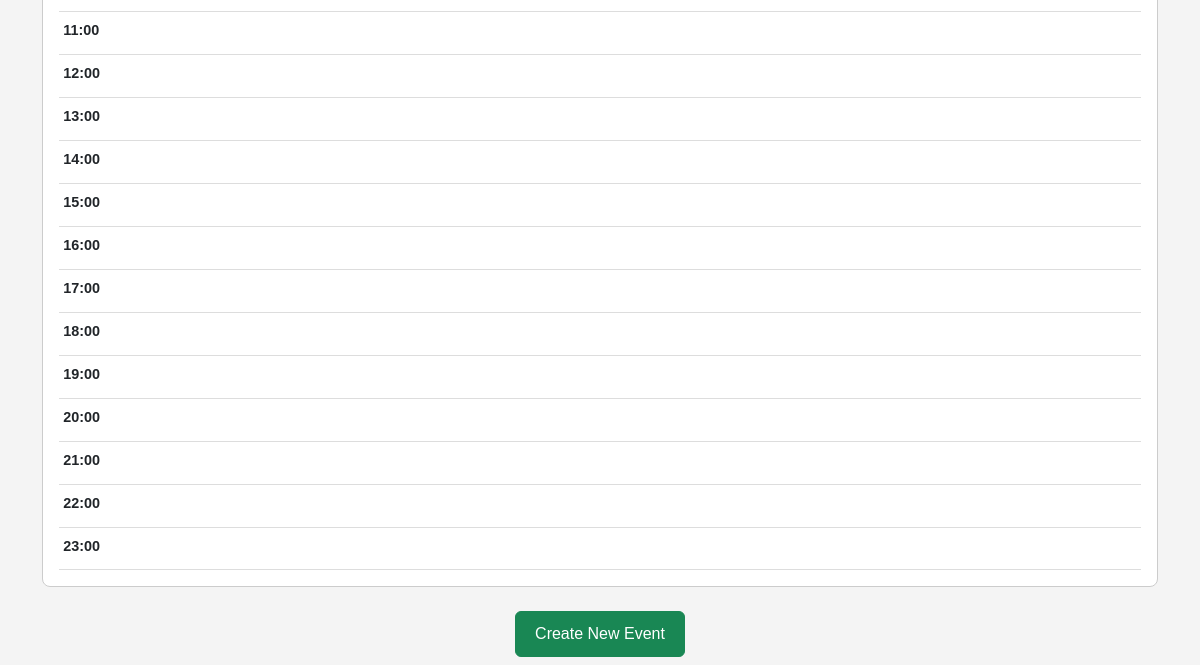
Before: /events?view=daily&direction=current (signed in, lower part) with the older database file.
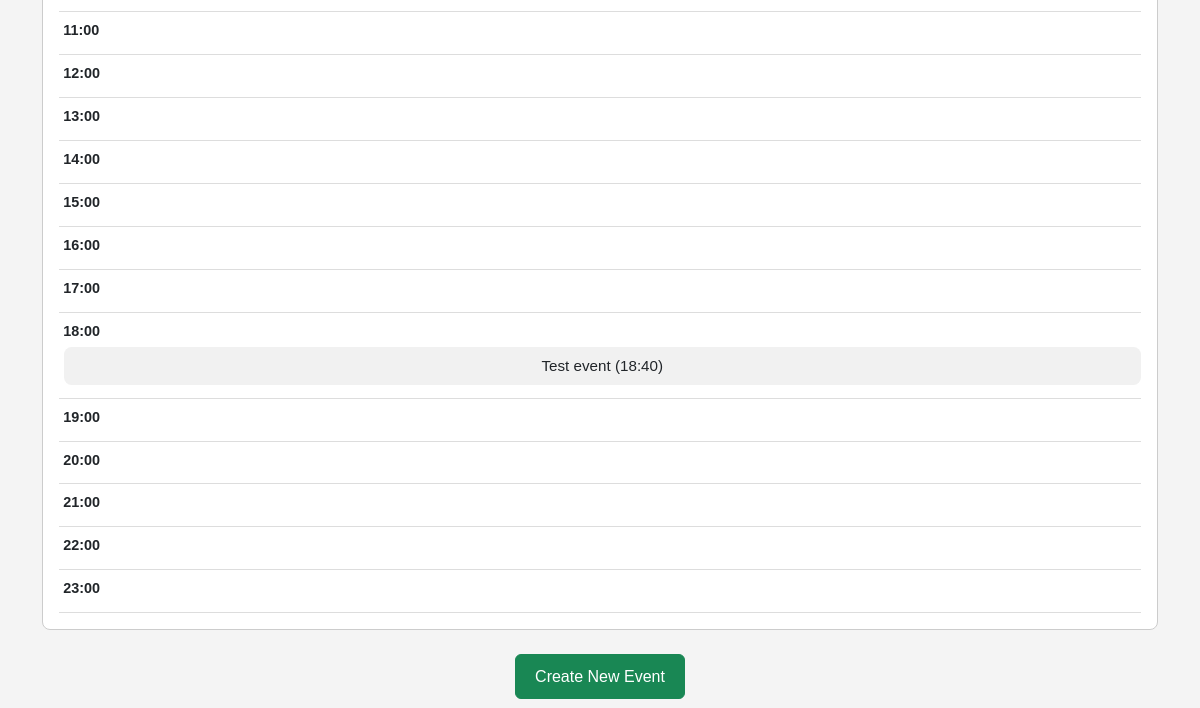
After: the same page with the newer database file.
### main.py (models this page shows)
class Event(db.Model):
    id = db.Column(db.Integer, primary_key=True)
    title = db.Column(db.String(100), nullable=False)
    date = db.Column(db.String(10), nullable=False)
    time = db.Column(db.String(5), nullable=False)
    description = db.Column(db.String(255), nullable=True)
    location = db.Column(db.String(255), nullable=True)
    user_id = db.Column(db.Integer, db.ForeignKey('user.id'), nullable=False)
    user = db.relationship('User', backref=db.backref('events', lazy=True))

### main.py (the view, shortened to what this page needs)
@app.route('/events', methods=['GET'])
def events():
    today = datetime.today()
    view = request.args.get('view', 'weekly')
    direction = request.args.get('direction', 'current')
    jump_to_date = request.args.get('jump_to_date')
    search_event = request.args.get('search_event')
    if 'current_day' in session:
        try:
            current_day = datetime.strptime(session['current_day'], '%d.%m.%Y')
        except ValueError:
            current_day = today
    else:
        current_day = today
    if view == 'daily':
        if not jump_to_date:
            if direction == 'prev':
                current_day -= timedelta(days=1)
            elif direction == 'next':
                current_day += timedelta(days=1)
            elif direction == 'current':
                current_day = today
        session['current_day'] = current_day.strftime('%d.%m.%Y')
        day_events = Event.query.filter_by(
            user_id=session['user_id'],
            date=current_day.strftime('%Y-%m-%d')
        ).all()
        current_day_obj = {
            'name': current_day.strftime('%A'),
            'date': current_day.strftime('%d.%m.%Y'),
            'events': day_events
        }
        return render_template(
            'events.html',
            day_events=day_events,
            view=view,
            current_day=current_day_obj,
            current_date=current_day.strftime('%d.%m.%Y'),
            start_of_week=(current_day - timedelta(days=current_day.weekday())).strftime('%d.%m.%Y'),
            end_of_week=(current_day + timedelta(days=6 - current_day.weekday())).strftime('%d.%m.%Y'),
            preset=current_day.strftime('%Y-%m-%d')
        )

### templates/events.html (shortened to what this page needs)
{% extends "base.html" %}
{% block content %}
<div class="text-center">
    {% if view == 'daily' %}
    <div class="calendar-day">
        {% for hour in range(24) %}
        <div class="time-slot">
            <div class="time-label">{{ '{:02d}:00'.format(hour) }}</div>
            {% for event in current_day.events %}
                {% set event_hour = event.time.split(":")[0]|int %}
                {% set event_minute = event.time.split(":")[1]|int %}
                {% if event_hour == hour %}
                <div class="event" onclick="showEventModal('{{ event.id }}')">
                    <span>{{ event.title }} ({{ event.time }})</span>
                </div>
                {% endif %}
            {% endfor %}
        </div>
        {% endfor %}
    </div>
    {% endif %}
    <a href="{{ url_for('Create_Event') }}" class="btn btn-success mt-4">Create New Event</a>
</div>
{% endblock %}

Changed rows visible on the page:
added Event: title "Test event", time "18:40"
